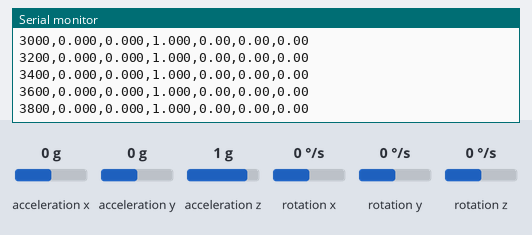
Simulated run of this sketch. Board: Arduino Nano 33 IoT. Shown: the last lines printed to the serial monitor. Inputs (shaded band) come from the test bench; at power-on: acceleration x 0 g, acceleration y 0 g, acceleration z 1 g, rotation x 0 °/s, rotation y 0 °/s, rotation z 0 °/s. Nothing arrives over Bluetooth unless stated; a phone connects over Bluetooth LE 3 s after start.

Above: at 4.0 s.
4.1 s: acceleration x set to -1.4 g
At 4.16 s:
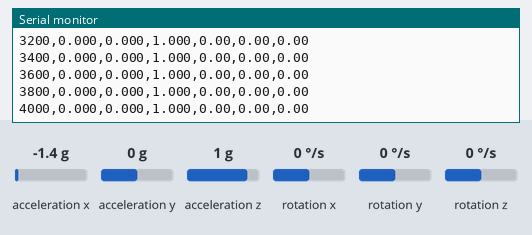
5.6 s: acceleration y set to -1.4 g
At 5.76 s:
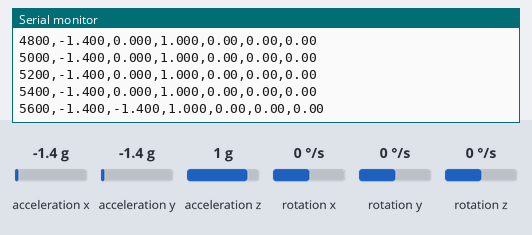
7.1 s: acceleration z set to -1.4 g
At 7.16 s:
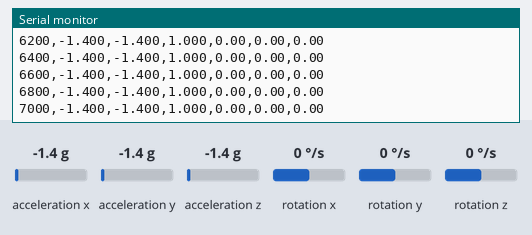
8.6 s: rotation x set to -192 °/s
At 8.76 s:
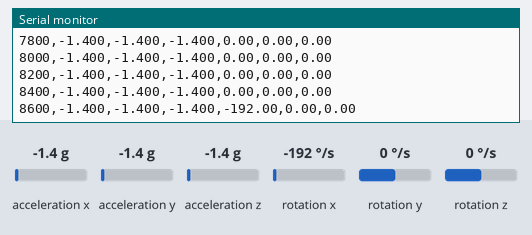
10.1 s: rotation y set to -192 °/s
At 10.16 s:
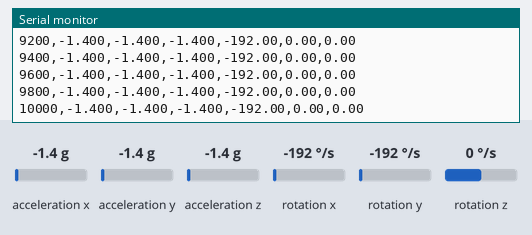
Timing chart, 0 to 12.6 s (numbered marks = the images above; inputs shaded):
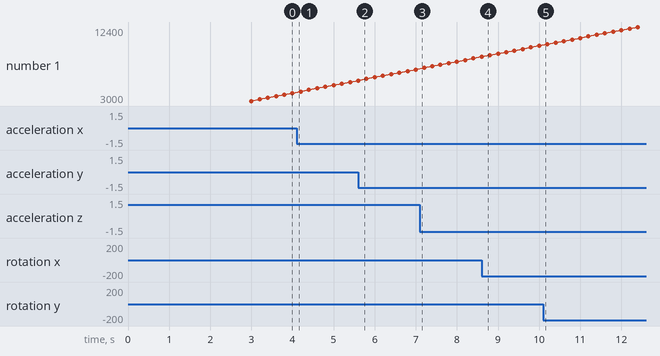

The sketch:

xiao_ble_imu_test.ino
```cpp
/*
  TriSense Test 006 - BLE IMU Stream

  Purpose:
  - Read IMU data from XIAO nRF52840 Sense
  - Send acceleration and gyroscope values to phone over BLE
  - View live data using nRF Connect

  Phone:
  - Open nRF Connect
  - Scan for "TriSense"
  - Connect
  - Enable notifications on characteristic:
    19B10001-E8F2-537E-4F6C-D104768A1214
*/

#include <ArduinoBLE.h>
#include "LSM6DS3.h"
#include "Wire.h"

LSM6DS3 myIMU(I2C_MODE, 0x6A);

BLEService triSenseService("19B10000-E8F2-537E-4F6C-D104768A1214");

BLEStringCharacteristic imuChar(
  "19B10001-E8F2-537E-4F6C-D104768A1214",
  BLERead | BLENotify,
  120
);

unsigned long lastSendTime = 0;
const unsigned long bleIntervalMs = 200; // 5 Hz BLE stream

void setup() {
  Serial.begin(115200);
  while (!Serial) {
    delay(10);
  }

  Serial.println("TriSense BLE IMU test starting...");

  if (myIMU.begin() != 0) {
    Serial.println("Failed to initialise IMU!");
    while (1) {
      delay(1000);
    }
  }

  Serial.println("IMU initialised.");

  if (!BLE.begin()) {
    Serial.println("BLE failed to start!");
    while (1) {
      delay(1000);
    }
  }

  BLE.setLocalName("TriSense");
  BLE.setDeviceName("TriSense");
  BLE.setAdvertisedService(triSenseService);

  triSenseService.addCharacteristic(imuChar);
  BLE.addService(triSenseService);

  imuChar.writeValue("TriSense IMU ready");

  BLE.advertise();

  Serial.println("BLE advertising as TriSense");
}

void loop() {
  BLEDevice central = BLE.central();

  if (central) {
    Serial.print("Connected to: ");
    Serial.println(central.address());

    while (central.connected()) {
      unsigned long now = millis();

      if (now - lastSendTime >= bleIntervalMs) {
        lastSendTime = now;

        float ax = myIMU.readFloatAccelX();
        float ay = myIMU.readFloatAccelY();
        float az = myIMU.readFloatAccelZ();

        float gx = myIMU.readFloatGyroX();
        float gy = myIMU.readFloatGyroY();
        float gz = myIMU.readFloatGyroZ();

        String msg = String(now) + "," +
                     String(ax, 3) + "," +
                     String(ay, 3) + "," +
                     String(az, 3) + "," +
                     String(gx, 2) + "," +
                     String(gy, 2) + "," +
                     String(gz, 2);

        imuChar.writeValue(msg);
        Serial.println(msg);
      }
    }

    Serial.println("Disconnected");
    BLE.advertise();
  }
}
```

Measured:
- after the input at 5.6 s, the serial monitor: prints a new line at once (image 2)
- after the input at 8.6 s, the serial monitor: prints a new line at once (image 4)
